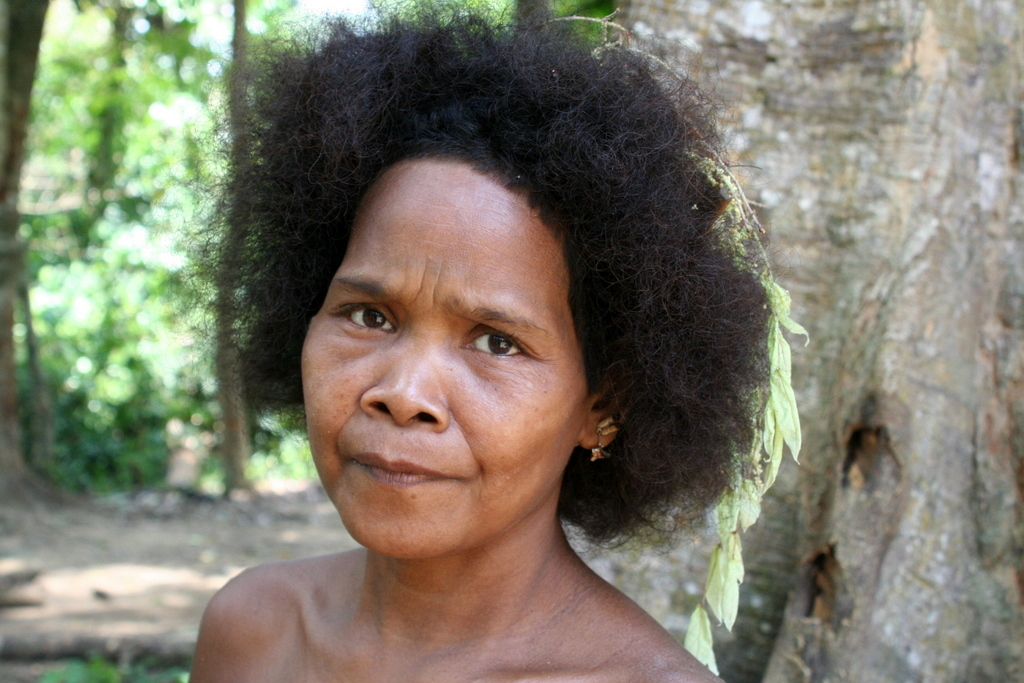
#> input picture afrika.jpg, 1024 x 683 px
$ python 'ideal dan butter lowpass.py'
#> lines starting #> are read from the running program, lines starting #| are printed output that depends on the picture
import cv2
import numpy as np

# Load image
img = cv2.imread('afrika.jpg', cv2.IMREAD_GRAYSCALE)
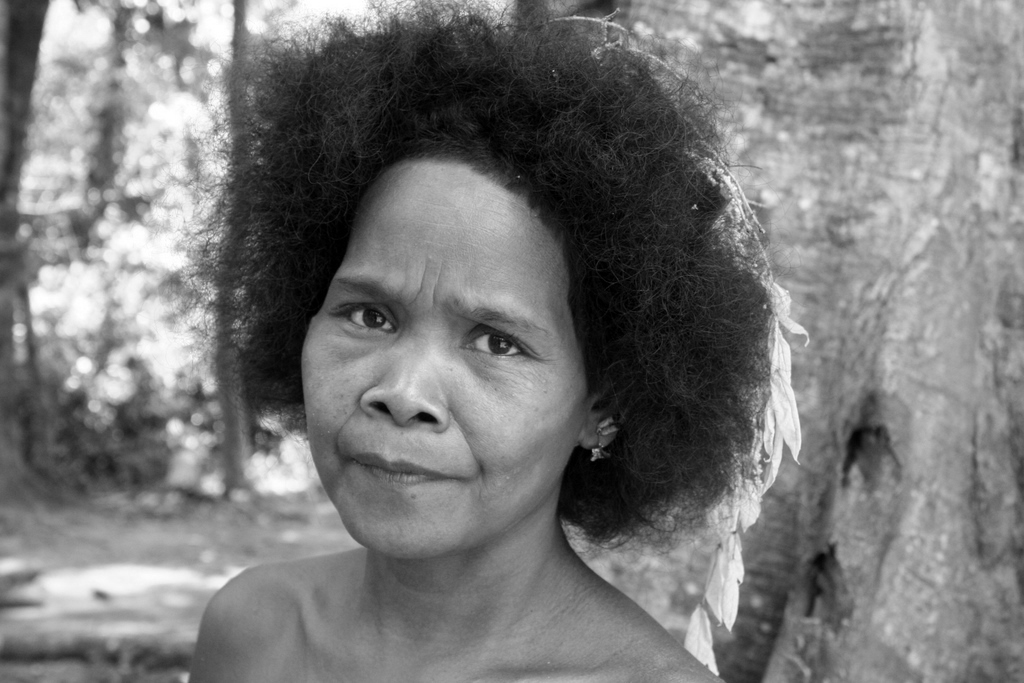
#> img: shape (683, 1024); min 0, max 255, mean 120.8

# Fourier transform
f = np.fft.fft2(img)
fshift = np.fft.fftshift(f)

# Ideal Lowpass Filter
rows, cols = img.shape
#> rows = 683; cols = 1024
crow, ccol = rows//2, cols//2
#> crow = 341; ccol = 512
d = 30  # cut-off distance
mask = np.zeros((rows, cols), np.uint8)
mask[crow-d:crow+d, ccol-d:ccol+d] = 1

# Butterworth Lowpass Filter
# order of filter
n = 4
# cut-off frequency
d0 = 30
u, v = np.meshgrid(np.arange(cols) - ccol, np.arange(rows) - crow)
d = np.sqrt(u**2 + v**2)
h = 1 / (1 + (d/d0)**(2*n))

# Apply mask to spectrum
fshift_filtered = fshift * mask
# Apply Butterworth filter to spectrum
fshift_filtered_bw = fshift * h

# Inverse Fourier transform
img_back = np.fft.ifft2(np.fft.ifftshift(fshift_filtered)).real
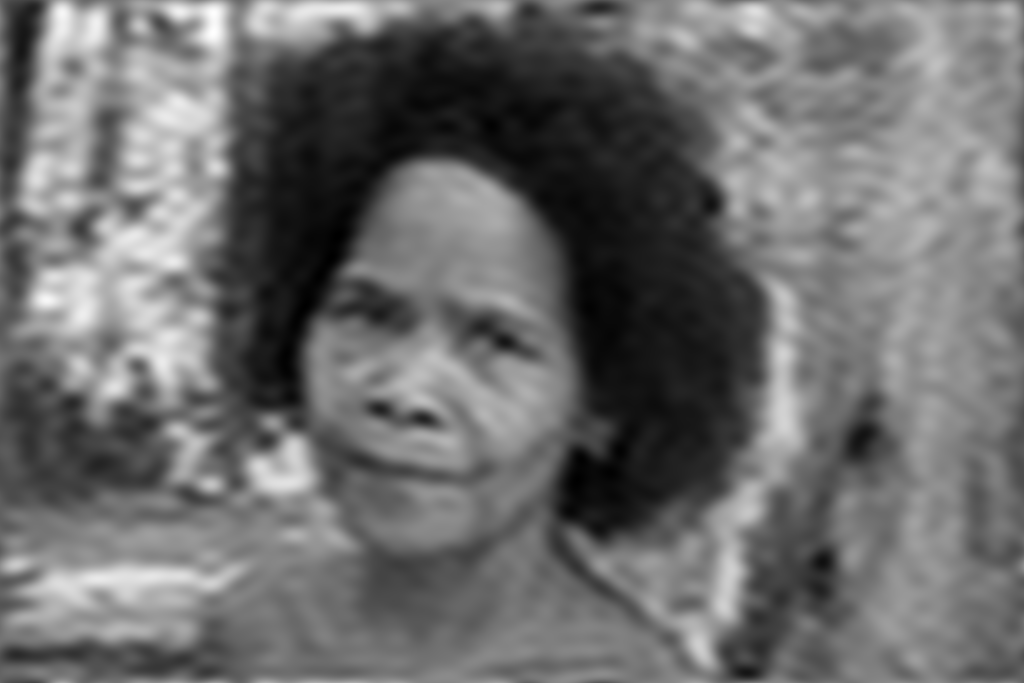
#> img_back: shape (683, 1024) float64; min -3.18, max 287.4, mean 120.8; drawn with min black and max white
img_back_bw = np.fft.ifft2(np.fft.ifftshift(fshift_filtered_bw)).real

# Display images
cv2.imshow('Original', img)
cv2.imshow('Ideal Lowpass Filter', img_back)
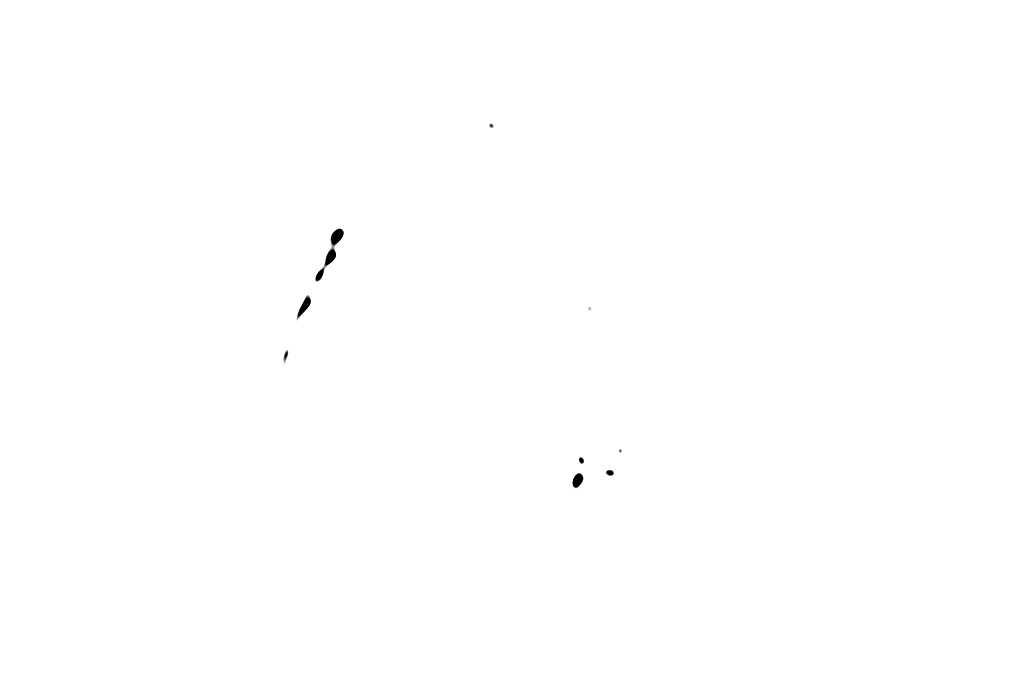
#> window 'Ideal Lowpass Filter': shape (683, 1024); min 0, max 255, mean 254.8
cv2.imshow('Butterworth Lowpass Filter', img_back_bw)
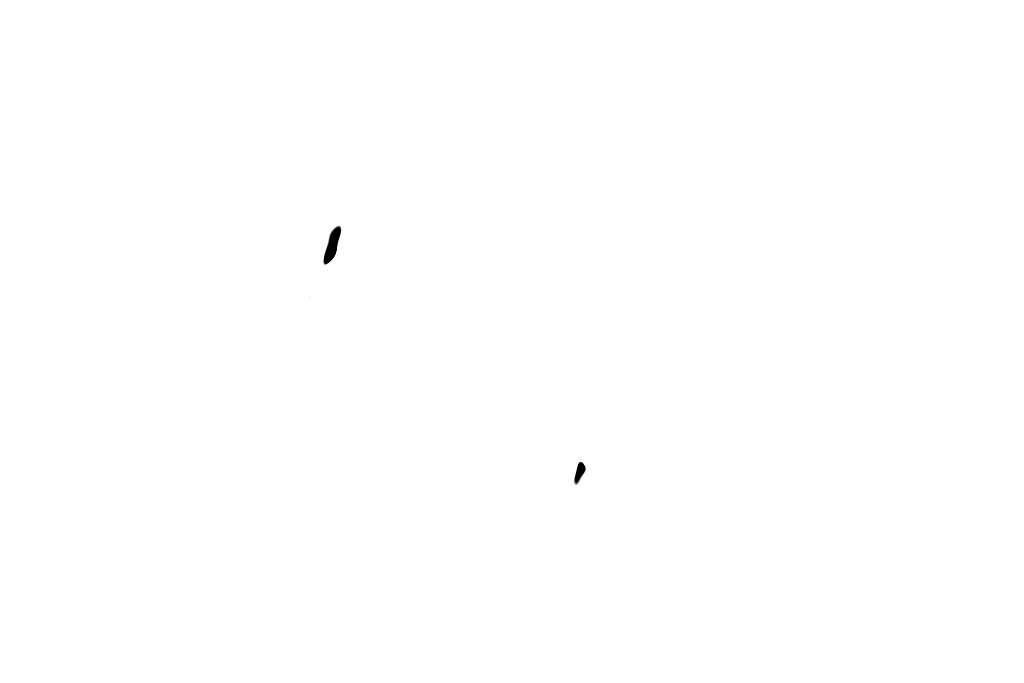
#> window 'Butterworth Lowpass Filter': shape (683, 1024); min 0, max 255, mean 254.8
cv2.waitKey(0)
cv2.destroyAllWindows()

$ run again, with asep.jpg copied over afrika.jpg
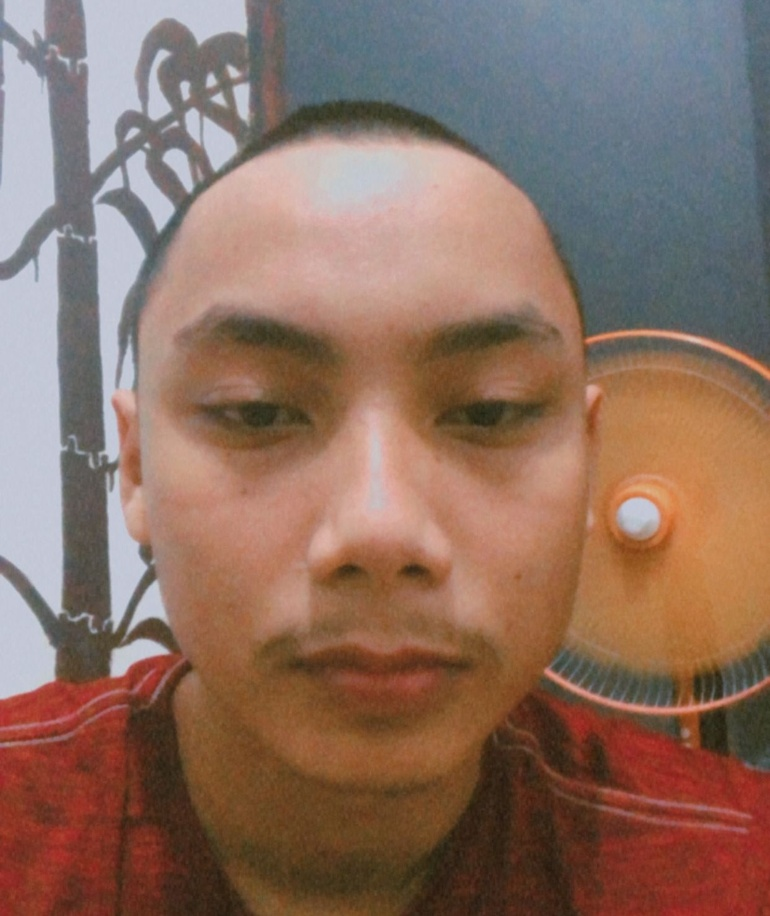
#> input picture asep.jpg, 770 x 916 px, shrunk from 1242 x 1477 before the run
#> `img = cv2.imread('afrika.jpg', cv2.IMREAD_GRAYSCALE)`:
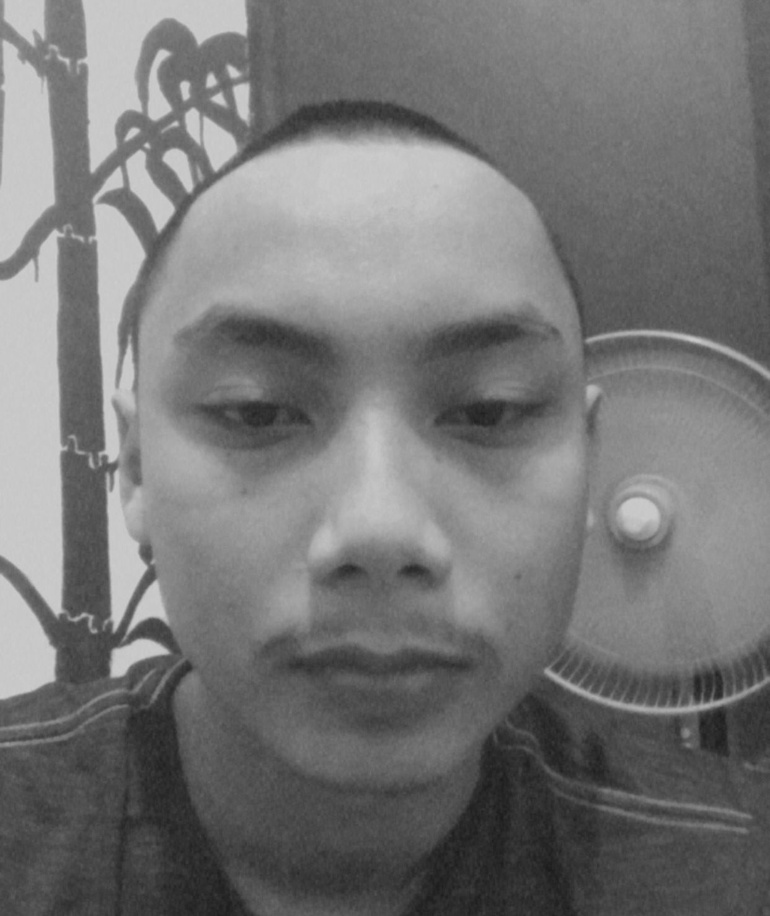
#> img: shape (916, 770); min 27, max 206, mean 118.1
#> `img_back = np.fft.ifft2(np.fft.ifftshift(fshift_filtered)).real`:
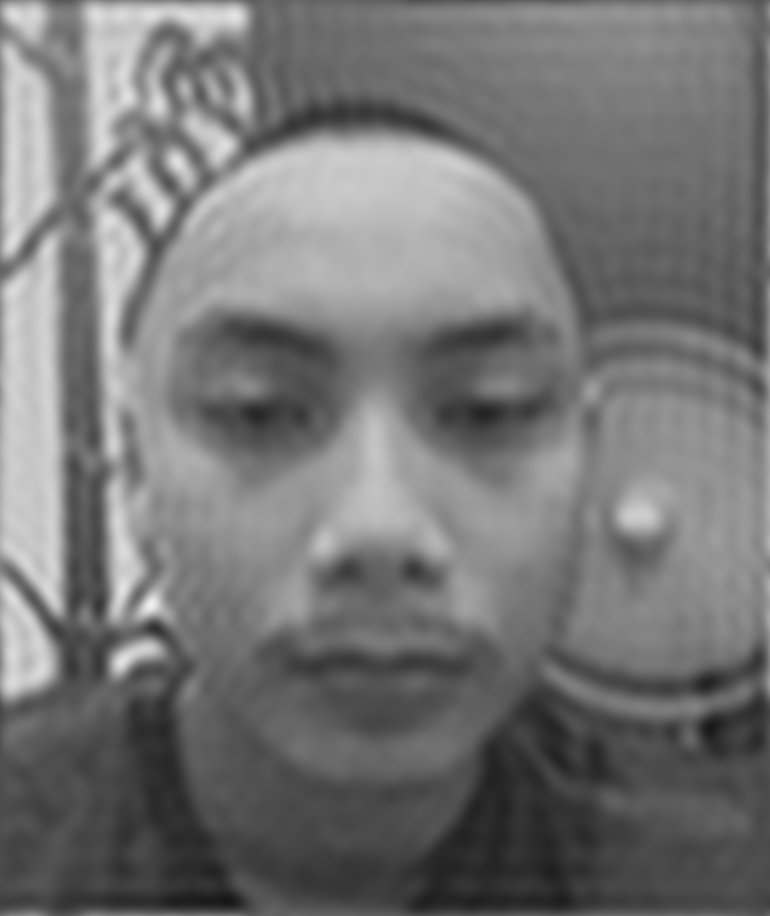
#> img_back: shape (916, 770) float64; min 22.78, max 241, mean 118.1
